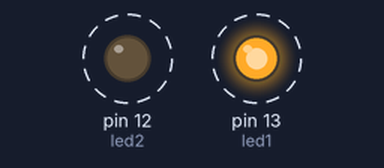
A sketch run on a simulated Arduino Uno, built with avr-gcc and run on an emulated ATmega328P. On the bench: output pins drawn as LEDs (lit = HIGH). Dashed ring = blinking.

Above: at 0.5 s.
Timing chart, 0 to 4.6 s (numbered marks = the images above):
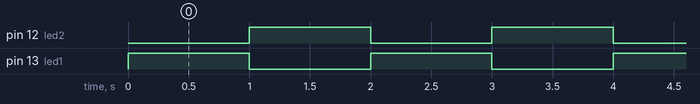

Measured:
- by itself, pin 12 (led2), pin 13 (led1): alternates HIGH for 1.0 s and LOW for 1.0 s

The sketch:

Chapter04_Code04.ino
```cpp
long counter;
int led1, led2;

void setup()
{
  pinMode(12, OUTPUT);
  pinMode(13, OUTPUT);
  counter = 0;
}

void loop()
{
  if (counter % 2 == 0)
  {
    led1 = 13;
    led2 = 12;
  }
  else
  {
    led1 = 12;
    led2 = 13;
  }

  digitalWrite(led1, HIGH);
  digitalWrite(led2, LOW);
  delay(1000);
  counter = counter + 1;
}
```
